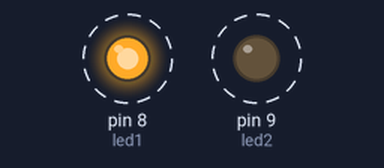
This sketch was run on a simulated Arduino Uno, built with avr-gcc and run on an emulated ATmega328P. Parts: output pins drawn as LEDs (lit = HIGH). Dashed ring = blinking.

Above: at 0.2 s.
Timing chart, 0 to 3.0 s (numbered marks = the images above):
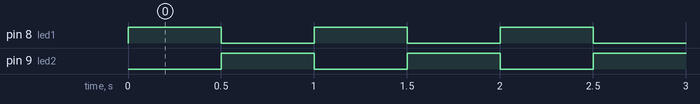

Measured:
- by itself, pin 8 (led1), pin 9 (led2): alternates HIGH for 0.50 s and LOW for 0.50 s
- by itself, everything shown: repeats every 1.0 s, in 3 steps

The sketch:

Practica_1.ino
```cpp
 /*
  Intermitencia
  Enciende un LED durante medio segundo y lo apaga
  al tiempo que enciende un segundo LED durante medio segundo y lo apaga.
 */


 int led1 = 8;
 int led2 = 9;


 void setup() {

  pinMode(led1, OUTPUT);
  pinMode(led2, OUTPUT);
 }


 void loop() {
  digitalWrite(led1, HIGH);   // enciende el LED
  delay(500);               // espera durante medio segundo
  digitalWrite(led1, LOW);    // apaga el LED
  digitalWrite(led2, HIGH);
  delay(500);
  digitalWrite(led2, LOW);


 }
```
